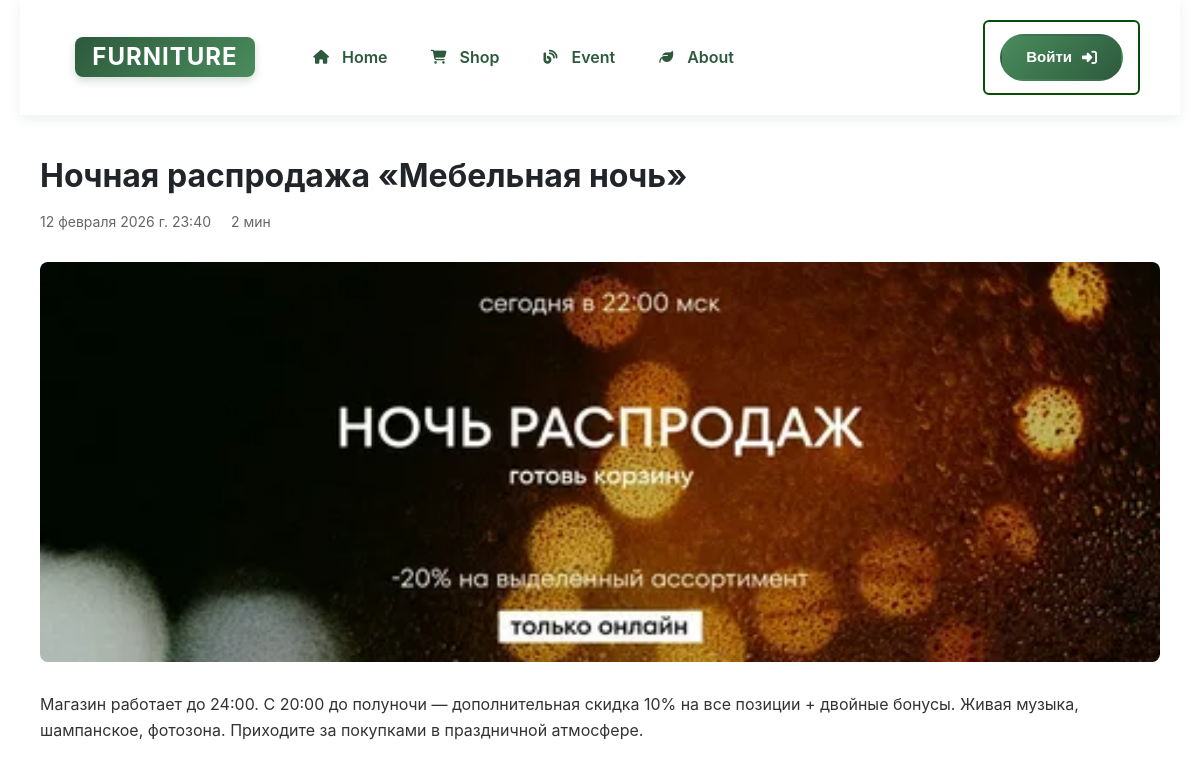
The page /event/detail/7/ on the database its author committed.
### event/models.py (models this page shows, shortened)
class News(models.Model):
    CATEGORY_CHOICES = [
        ('news', 'Новости компании'),
        ('promo', 'Акции и скидки'),
        ('event', 'Мероприятия'),
        ('tips', 'Советы по уходу'),
        ('new', 'Новинки'),
    ]
    title = models.CharField('Название', max_length=200)
    description = models.TextField('Описание')
    short_description = models.CharField('Краткое описание', max_length=300, blank=True)
    image = models.ImageField('Изображение', upload_to='news', blank=True)
    read_time = models.IntegerField('Время чтения (мин)', default=5)
    category = models.CharField('Категория', max_length=20, choices=CATEGORY_CHOICES, default='news')
    published_date = models.DateTimeField('Дата', auto_now_add=True)
    class Meta:
        ordering = ['-published_date']

### event/views.py (the view)
# urls.py: path('detail/<int:pk>/', views.news_detail, name='news-detail'),
def news_detail(request, pk):
    product_obj = News.objects.get(id=pk)
    context = {
        "title": product_obj.title,
        'new': product_obj,
    }
    return render(request, 'event/new_detail.html', context)

### products/context_processors.py (called while the page is built)
def baskets(request):
    user = request.user
    return {'baskets': Basket.objects.filter(user=user) if user.is_authenticated else []}

### event/templates/event/new_detail.html
{% extends 'products/base.html' %}
{% load static %}
  {% block content %}
 <div class="event-detail">
        <div class="event-detail-title">{{ new.title }}</div>
        <div class="event-detail--meta">
            <div class="event-detail--data">{{ new.published_date }}</div>
            <div class="event-detail--time">{{ new.read_time }} мин</div>
        </div>
        <img class="event-detail--img" src="{{ new.image.url }}" alt="SEO-встреча">
        <div class="event-detail--description">
            {{ new.description }}
        </div>
    </div>
{% endblock %}

### products/static/css/style.css (style rules this page uses)
html { scroll-behavior: smooth }
* { margin: 0; padding: 0; box-sizing: border-box; }
body { font-family: 'Segoe UI', system-ui, -apple-system, sans-serif; background-color: #f8faf8; color: #1a3c34; line-height: 1.6; width: 100%; margin: 0; }
.event-detail { max-width: 1400px; margin: 40px auto; padding: 0 20px; }
.event-detail-title { font-size: 32px; font-weight: bold; margin-bottom: 15px; line-height: 1.3; }
.event-detail--meta { display: flex; gap: 20px; color: #666; margin-bottom: 30px; font-size: 14px; }
.event-detail--img { width: 100%; height: 400px; object-fit: cover; border-radius: 8px; margin-bottom: 30px; }
.event-detail--description { font-size: 16px; line-height: 1.6; color: #333; }

### rows shown on the page
News: title "Ночная распродажа «Мебельная ночь»", published_date "12 февраля 2026 г. 23:40", read_time "2", image (picture), description "Магазин работает до 24:00. С 20:00 до полуночи — дополнительная скидка 10% на все позиции + двойные бонусы. Живая музыка, шампанское, фотозона. Приходите за покупками в праздничной атмосфере."
